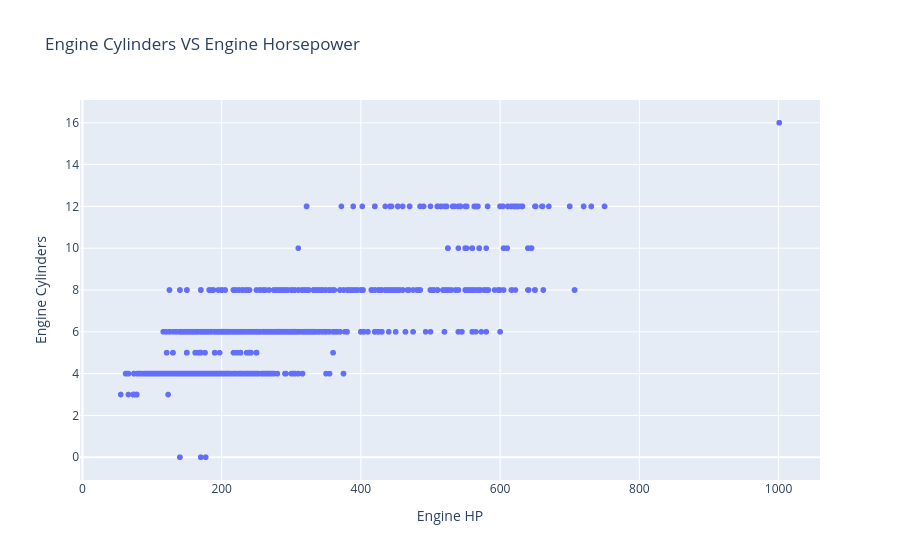

Notebook source saved alongside this figure:
### Code cell
# The following set of cells will help to determine anamolies with the data which I
# will handle on a case by case basis
fig = px.scatter(data_frame=df, x=df["Engine HP"], y=df["Engine Cylinders"], title="Engine Cylinders VS Engine Horsepower")
fig.update_layout(xaxis_title="Engine HP", yaxis_title="Engine Cylinders")

### Figure 1 — Plotly figure (JSON) as saved in the notebook; plotly's stock layout.template omitted (floating-point values rounded to 4 significant figures; data arrays with more than 128 entries replaced by an {"elided": "..."} marker saying what was removed)
{"data": [{"hovertemplate": "x=%{x}<br>y=%{y}<extra></extra>", "legendgroup": "", "marker": {"color": "#636efa", "symbol": "circle"}, "mode": "markers", "name": "", "showlegend": false, "type": "scattergl", "x": {"elided": "11914 float values"}, "xaxis": "x", "y": {"elided": "11914 float values"}, "yaxis": "y"}], "layout": {"legend": {"tracegroupgap": 0}, "title": {"text": "Engine Cylinders VS Engine Horsepower"}, "xaxis": {"anchor": "y", "domain": [0, 1], "title": {"text": "Engine HP"}}, "yaxis": {"anchor": "x", "domain": [0, 1], "title": {"text": "Engine Cylinders"}}}}
